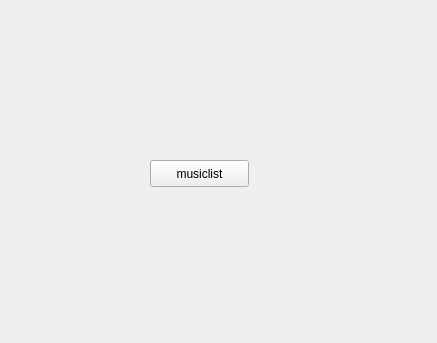
<?xml version="1.0" encoding="UTF-8"?>
<ui version="4.0">
 <class>listmusic</class>
 <widget class="QWidget" name="listmusic">
  <property name="geometry">
   <rect>
    <x>0</x>
    <y>0</y>
    <width>437</width>
    <height>343</height>
   </rect>
  </property>
  <property name="windowTitle">
   <string>Form</string>
  </property>
  <widget class="QPushButton" name="pushButton">
   <property name="geometry">
    <rect>
     <x>150</x>
     <y>160</y>
     <width>99</width>
     <height>27</height>
    </rect>
   </property>
   <property name="text">
    <string>musiclist</string>
   </property>
  </widget>
 </widget>
 <resources/>
 <connections/>
</ui>
